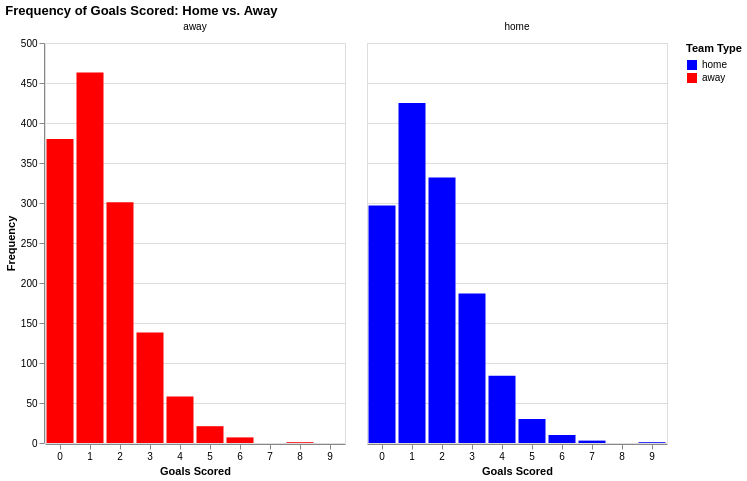

Notebook cell for this chart:
### Markdown cell above
# Home Advantage Analysis

This section performs 3 seperate analysis (queries) to investigate how teams playing at their home grounds improves their win rates.

### Query 2: Distribution of Frequency of Goals in Home vs Away

1. Matches on match, and aliases it to m, then filters it for cases where home score is not NULL, meaning that match has been played.
2. WITH passes the needed data to the next part of the query, aliasing both team type and score.
3. It then RETURNS the frequecy each time home score, this is how many times a specific number of goals was scored by home teams across all the matches.
4. The data returned is then stored into a data frame (goal_distribution_df) which is used for visualisations

### Code cell
with driver.session(database="neo4j") as session:
    query = """
    MATCH (m:Match)
    WHERE m.home_score IS NOT NULL
    WITH m.home_score AS score, 'home' AS team_type
    RETURN team_type, score AS goals_scored,
      COUNT(*) AS frequency
    ORDER BY goals_scored
    UNION ALL
    MATCH (m:Match)
    WHERE m.away_score IS NOT NULL
    WITH m.away_score AS score, 'away' AS team_type
    RETURN 
      team_type, score AS goals_scored, COUNT(*) AS frequency
    ORDER BY goals_scored
    """
    result = session.run(query)
    data = [{"team_type": record["team_type"], 
             "goals_scored": record["goals_scored"], 
             "frequency": record["frequency"]} for record in result]

# stores data in a df for later
goal_distribution_df= pd.DataFrame(data)


# plots a bar chart for the frequency of each specific number of goals for home/away
goal_distribution_chart = alt.Chart(goal_distribution_df).mark_bar().encode(
    x=alt.X('goals_scored:O', title='Goals Scored', axis=alt.Axis(labelAngle=0)),  # bars are grouped on goals scored
    y=alt.Y('frequency:Q', title='Frequency'),       
    color=alt.Color('team_type:N',                   
                    scale=alt.Scale(domain=['home', 'away'], range=['blue', 'red']),
                    legend=alt.Legend(title="Team Type")),
    column=alt.Column('team_type:N', title=None)     # separate bars for home and away
).properties(
    title='Frequency of Goals Scored: Home vs. Away',
    width=300,
    height=400
)


print(goal_distribution_df)


display(goal_distribution_chart)

### Figure 1 — Vega-Lite specification as saved in the notebook (floating-point values rounded to 4 significant figures)
{"config": {"view": {"continuousWidth": 300, "continuousHeight": 300}}, "data": {"name": "data-246cf8cac204bc55f1f120b193453e82"}, "mark": {"type": "bar"}, "encoding": {"color": {"field": "team_type", "legend": {"title": "Team Type"}, "scale": {"domain": ["home", "away"], "range": ["blue", "red"]}, "type": "nominal"}, "column": {"field": "team_type", "title": null, "type": "nominal"}, "x": {"axis": {"labelAngle": 0}, "field": "goals_scored", "title": "Goals Scored", "type": "ordinal"}, "y": {"field": "frequency", "title": "Frequency", "type": "quantitative"}}, "height": 400, "title": "Frequency of Goals Scored: Home vs. Away", "width": 300, "$schema": "https://vega.github.io/schema/vega-lite/v5.14.1.json", "datasets": {"data-246cf8cac204bc55f1f120b193453e82": [{"team_type": "home", "goals_scored": 0, "frequency": 297}, {"team_type": "home", "goals_scored": 1, "frequency": 425}, {"team_type": "home", "goals_scored": 2, "frequency": 332}, {"team_type": "home", "goals_scored": 3, "frequency": 187}, {"team_type": "home", "goals_scored": 4, "frequency": 84}, {"team_type": "home", "goals_scored": 5, "frequency": 30}, {"team_type": "home", "goals_scored": 6, "frequency": 10}, {"team_type": "home", "goals_scored": 7, "frequency": 3}, {"team_type": "home", "goals_scored": 9, "frequency": 1}, {"team_type": "away", "goals_scored": 0, "frequency": 380}, {"team_type": "away", "goals_scored": 1, "frequency": 463}, {"team_type": "away", "goals_scored": 2, "frequency": 301}, {"team_type": "away", "goals_scored": 3, "frequency": 138}, {"team_type": "away", "goals_scored": 4, "frequency": 58}, {"team_type": "away", "goals_scored": 5, "frequency": 21}, {"team_type": "away", "goals_scored": 6, "frequency": 7}, {"team_type": "away", "goals_scored": 8, "frequency": 1}]}}
